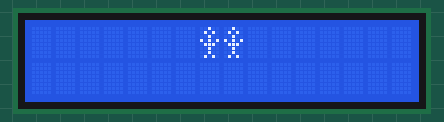
A sketch run on a simulated Arduino Uno, built with avr-gcc and run on an emulated ATmega328P. On the bench: 16×2 character LCD.

Above: at 0.1 s.
At 1.1 s:
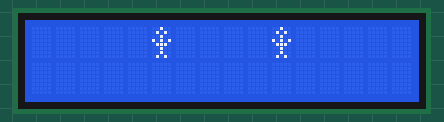
At 2.1 s:
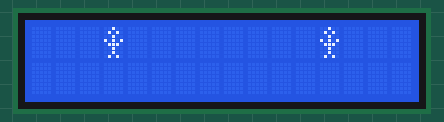
At 4.6 s:
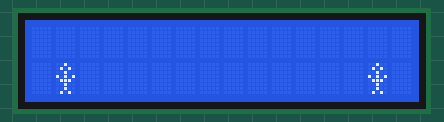
At 6.7 s:
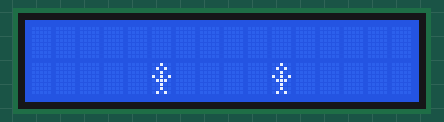
At 8.7 s:
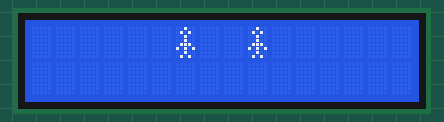

Measured:
- by itself, everything shown: repeats every 8.0 s, in 17 steps
- what the display in image 1 shows lasts 0.5 s, from 1.1 s to 1.6 s

The sketch:

micro13zv.ino
```cpp
#include <LiquidCrystal.h>
const int rs = 12, en = 11, d4 = 5, d5 = 4, d6 = 3, d7 = 2;
LiquidCrystal lcd(12, 11, 5, 4, 3, 2);
byte armsDown[8] = {
  0b00100,
  0b01010,
  0b00100,
  0b00100,
  0b01110,
  0b10101,
  0b00100,
  0b01010
};

byte armsUp[8] = {
  0b00100,
  0b01010,
  0b00100,
  0b10101,
  0b01110,
  0b00100,
  0b00100,
  0b01010
};

void setup() {
  // initialize LCD and set up the number of columns and rows:
  lcd.begin(16, 2);

  // create a new characterr
  lcd.createChar(0, armsDown);
  // create a new character
  lcd.createChar(1, armsUp);
}

void loop() {
  for (int i = 7; i > -1; i--) {

    if (i%2==0) {
      lcd.setCursor(i,0);
      lcd.write(byte(0));
      lcd.setCursor(15-i,0);
        lcd.write(byte(0));
    }
    else {
       lcd.setCursor(i,0);
     lcd.write(byte(1));
     lcd.setCursor(15-i,0);
        lcd.write(byte(1));
    }

    delay(500);
    lcd.clear();
  }
  for (int i = 0; i <8 ; i++) {
      if (i%2==0){
    lcd.setCursor(i, 1);
      lcd.write(byte(0));
      lcd.setCursor(15-i,1);
        lcd.write(byte(0));
    }
    else {
      lcd.setCursor(i, 1);
       lcd.write(byte(1));
       lcd.setCursor(15-i,1);
          lcd.write(byte(1));
    }
    delay(500);
    lcd.clear( );
  }
}
```
